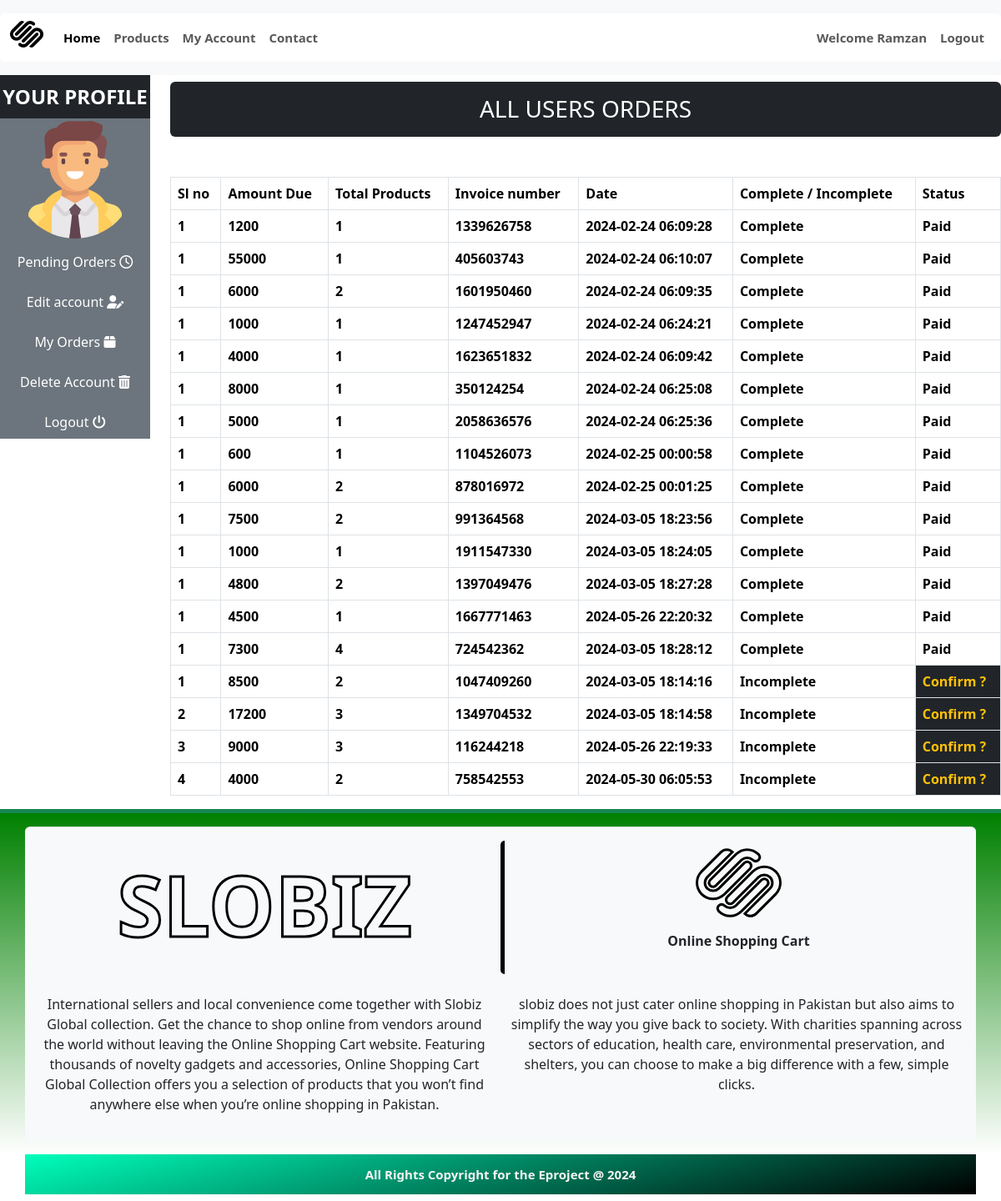
/Online_ShoppingCart/users_area/profile.php?my_orders (signed in), run on the app's committed database.
### tables this page shows
CREATE TABLE `user_table` (
  `user_id` int(11) NOT NULL,
  `username` varchar(100) NOT NULL,
  `user_email` varchar(100) NOT NULL,
  `user_password` varchar(255) NOT NULL,
  `user_image` varchar(255) NOT NULL,
  `user_ip` varchar(100) NOT NULL,
  `user_address` varchar(255) NOT NULL,
  `user_mobile` varchar(20) NOT NULL
);

CREATE TABLE `user_orders` (
  `order_id` int(11) NOT NULL,
  `user_id` int(11) NOT NULL,
  `amount_due` int(255) NOT NULL,
  `invoice_number` int(255) NOT NULL,
  `total_products` int(255) NOT NULL,
  `order_date` timestamp NOT NULL DEFAULT current_timestamp() ON UPDATE current_timestamp(),
  `order_status` varchar(255) NOT NULL
);

### Online_ShoppingCart/users_area/user_orders.php (the view, shortened to what this page needs)
<!DOCTYPE html>
<html lang="en">
<head>
</head>
<body>
    <?php
    $username = $_SESSION['username'];
    $get_user = "SELECT * FROM `user_table` WHERE username = '$username'";
    $result = mysqli_query($con, $get_user);
    $row_fetch = mysqli_fetch_assoc($result);
    $user_id = $row_fetch['user_id'];
    ?>
    <h3 class="px-1 py-3 rounded bg-dark text-white text-center">ALL USERS ORDERS</h3>
    <table class="table table-bordered mt-5">
        <thead class="bg-success">
            <tr>
                <th>Sl no</th>
                <th>Amount Due</th>
                <th>Total Products</th>
                <th>Invoice number</th>
                <th>Date</th>
                <th>Complete / Incomplete</th>
                <th>Status</th>
            </tr>
        </thead>
        <tbody class="bg-light text-dark fw-bold">
            <?php
            $get_order_details = "SELECT * FROM `user_orders` WHERE user_id = $user_id";
            $result_orders = mysqli_query($con, $get_order_details);
            $number = 1;
            while ($row_orders = mysqli_fetch_assoc($result_orders)) {
                $order_id = $row_orders['order_id'];
                $amount_due = $row_orders['amount_due'];
                $total_products = $row_orders['total_products'];
                $invoice_number = $row_orders['invoice_number'];
                $order_status = $row_orders['order_status'];
                if ($order_status == 'pending') {
                    $order_status = 'Incomplete';
                } else {
                    $order_status = 'Complete';
                }
                $order_date = $row_orders['order_date'];
                echo "<tr>
                <td>$number</td>
                <td>$amount_due</td>
                <td>$total_products</td>
                <td>$invoice_number</td>
                <td>$order_date</td>
                <td>$order_status</td>";
                if ($order_status == 'Complete') {
                    echo "<td>Paid</td>";
                } else {
                    echo "<td class='bg-dark'><a href='confirm_payment.php?order_id=$order_id' class='text-warning text-decoration-none'>Confirm ?</a></td></tr>";
                    $number++;
                }
            }
            ?>
        </tbody>
    </table>
</body>
</html>

### Online_ShoppingCart/users_area/profile.php (shortened to what this page needs)
<?php
include('../includes/connect.php');
?>
<!doctype html>
<html lang="en">
<head>
  <link href="https://cdn.jsdelivr.net/npm/bootstrap@5.3.2/dist/css/bootstrap.min.css" rel="stylesheet"
>
  <link rel="stylesheet" href="https://cdnjs.cloudflare.com/ajax/libs/font-awesome/6.5.1/css/all.min.css"
 />
  <link rel="stylesheet" href="style.css">
</head>
<body>
  <div class="container-fluid p-0">
    <nav class="navbar navbar-expand-lg bg-body-tertiary py-3">
      <div class="container-fluid border-0 rounded"
        style="background-color: #fff; font-size: 15px; font-weight: bolder;">
        <a class="navbar-brand logo" href="../index.php">
          <h1> <i class="fa-brands fa-squarespace"></i> </h1>
        </a>
        <div class="collapse navbar-collapse" id="navbarSupportedContent">
          <ul class="navbar-nav me-auto mb-2 mb-lg-0">
            <li class="nav-item">
              <a class="nav-link active" aria-current="page" href="../index.php">Home</a>
            </li>
            <li class="nav-item">
              <a class="nav-link" href="../display_all.php">Products</a>
            </li>
            <li class="nav-item">
              <a class="nav-link" href="profile.php">My Account</a>
            </li>
            <li class="nav-item">
              <a class="nav-link" href="../contact.php">Contact</a>
            </li>
          </ul>
          <ul class="navbar-nav">
            <?php
            if (!isset($_SESSION['username'])) {
              echo "<li class='nav-item'>
          <a class='nav-link' href='#'>Welcome Guest</a>
        </li>";
            } else {
              echo "<li class='nav-item'>
          <a class='nav-link' href='./logout.php'> Welcome " . $_SESSION['username'] . "</a>
        </li>";
            }
            if (!isset($_SESSION['username'])) {
              echo "<li class='nav-item'>
            <a class='nav-link' href='./users_area/user_login.php'> Login </a>
          </li>";
            } else {
              echo "<li class='nav-item'>
            <a class='nav-link' href='../users_area/logout.php'> Logout </a>
          </li>";
            }
            ?>
          </ul>
        </div>
      </div>
    </nav>
    <div class="row">
      <div class="col-md-2">
        <ul class="navbar-nav text-center bg-secondary text-white">
          <li class="nav-item rounded-top">
            <a class="nav-link bg-dark text-white fs-4 fw-bold text-uppercase" href="#"> Your profile </a>
          </li>
          <?php
          $username = $_SESSION['username'];
          $user_image = "Select * from `user_table` where username = '$username'";
          $user_image = mysqli_query($con, $user_image);
          $row_image = mysqli_fetch_array($user_image);
          $user_image = $row_image['user_image'];
          echo "<li class='nav-item'>
                        <img src='./user_images/$user_image' class='profile_img my_4' alt='profile_img'>
                      </li>";
          ?>
          <li class="nav-item pt-2">
            <a class="nav-link" href="profile.php">Pending Orders <i class="fa-regular fa-clock"></i></a>
          </li>
          <li class="nav-item pt-2">
            <a class="nav-link" href="profile.php?edit_account">Edit account <i class="fa-solid fa-user-pen"></i></a>
          </li>
          <li class="nav-item pt-2">
            <a class="nav-link" href="profile.php?my_orders">My Orders <i class="fa-solid fa-box"></i></a>
          </li>
          <li class="nav-item pt-2">
            <a class="nav-link" href="profile.php?delete_account">Delete Account <i
                class="fa-solid fa-trash-can"></i></a>
          </li>
          <li class="nav-item pt-2">
            <a class="nav-link" href="logout.php">Logout <i class="fa-solid fa-power-off"></i></a>
          </li>
        </ul>
      </div>
      <div class="col-md-10 mt-2">
        <?php get_user_order_details();
        if (isset($_GET['my_orders'])) {
          include('user_orders.php');
        }
        ?>
      </div>
    </div>
  </div>
  <?php include("../includes/footer.php") ?>
</body>
</html>

### Online_ShoppingCart/style.css (style rules this page uses)
* { margin: 0; padding: 0; box-sizing: border-box; }

### Online_ShoppingCart/users_area/profile.php (style rules this page uses)
body { overflow-x: hidden; }
.profile_img { width: 80%; aspect-ratio: 1; margin: auto; display: block; border-radius: 50%; }

### data on the page
user_table: user_image (picture)
user_orders: number "1", amount_due "1200", total_products "1", invoice_number "1339626758", order_date "2024-02-24 06:09:28", order_status "Complete", shows "Paid"
user_orders: number "1", amount_due "55000", total_products "1", invoice_number "405603743", order_date "2024-02-24 06:10:07", order_status "Complete", shows "Paid"
user_orders: number "1", amount_due "6000", total_products "2", invoice_number "1601950460", order_date "2024-02-24 06:09:35", order_status "Complete", shows "Paid"
user_orders: number "1", amount_due "1000", total_products "1", invoice_number "1247452947", order_date "2024-02-24 06:24:21", order_status "Complete", shows "Paid"
user_orders: number "1", amount_due "4000", total_products "1", invoice_number "1623651832", order_date "2024-02-24 06:09:42", order_status "Complete", shows "Paid"
user_orders: number "1", amount_due "8000", total_products "1", invoice_number "350124254", order_date "2024-02-24 06:25:08", order_status "Complete", shows "Paid"
user_orders: number "1", amount_due "5000", total_products "1", invoice_number "2058636576", order_date "2024-02-24 06:25:36", order_status "Complete", shows "Paid"
user_orders: number "1", amount_due "600", total_products "1", invoice_number "1104526073", order_date "2024-02-25 00:00:58", order_status "Complete", shows "Paid"
user_orders: number "1", amount_due "6000", total_products "2", invoice_number "878016972", order_date "2024-02-25 00:01:25", order_status "Complete", shows "Paid"
user_orders: number "1", amount_due "7500", total_products "2", invoice_number "991364568", order_date "2024-03-05 18:23:56", order_status "Complete", shows "Paid"
user_orders: number "1", amount_due "1000", total_products "1", invoice_number "1911547330", order_date "2024-03-05 18:24:05", order_status "Complete", shows "Paid"
user_orders: number "1", amount_due "4800", total_products "2", invoice_number "1397049476", order_date "2024-03-05 18:27:28", order_status "Complete", shows "Paid"
user_orders: number "1", amount_due "4500", total_products "1", invoice_number "1667771463", order_date "2024-05-26 22:20:32", order_status "Complete", shows "Paid"
user_orders: number "1", amount_due "7300", total_products "4", invoice_number "724542362", order_date "2024-03-05 18:28:12", order_status "Complete", shows "Paid"
user_orders: number "1", amount_due "8500", total_products "2", invoice_number "1047409260", order_date "2024-03-05 18:14:16", order_status "Incomplete"
user_orders: number "2", amount_due "17200", total_products "3", invoice_number "1349704532", order_date "2024-03-05 18:14:58", order_status "Incomplete"
user_orders: number "3", amount_due "9000", total_products "3", invoice_number "116244218", order_date "2024-05-26 22:19:33", order_status "Incomplete"
user_orders: number "4", amount_due "4000", total_products "2", invoice_number "758542553", order_date "2024-05-30 06:05:53", order_status "Incomplete"

### other printed values
$_SESSION['username'] "Ramzan"
